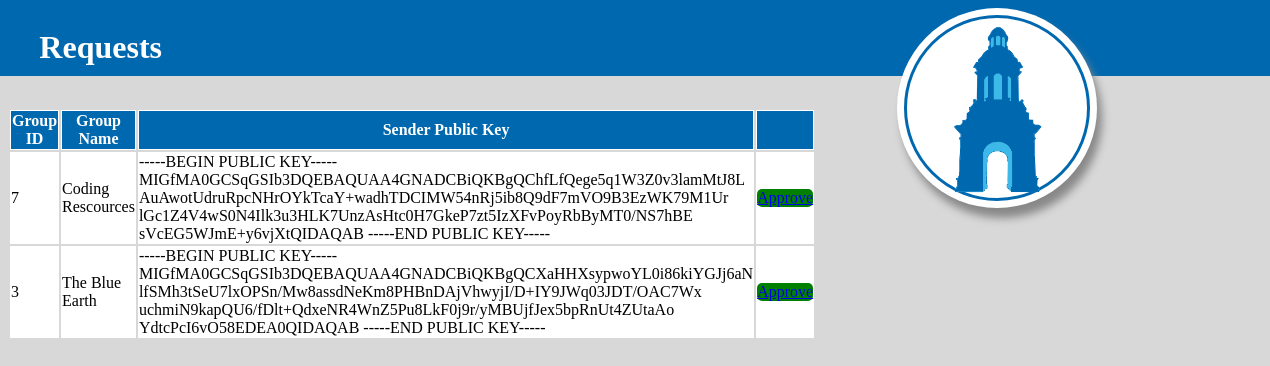
Page /kms/admin (signed in) on the earlier database version.
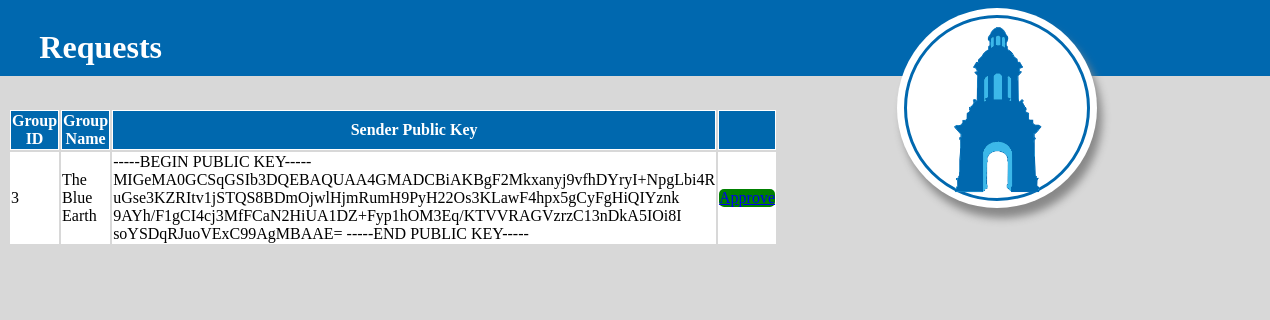
Same page on the later database version.
### kms/models.py (models this page shows)
class Request(models.Model):
    publicKey = models.CharField(max_length=3000)
    groupID = models.CharField(max_length=500)
    groupName = models.CharField(max_length=500)
    requestId = models.AutoField(primary_key=True)

### kms/views.py (the view)
# urls.py: path('admin', views.viewRequests, name='submit'),
@login_required
def viewRequests(req):
    requests = Request.objects.all()
    requestList = []
    for request in requests:
        requestList.append(request)
    context = {"requests":requestList}
    return render(req, './admin.html', context)

### kms/templates/admin.html
<!DOCTYPE html>
<html>
<head>
        {% load static %}
      {% load static %}
    {% load static %}
      <link rel="stylesheet"  href = "{% static 'CSS/admin.css'%}" >
	<div style = "height:10vh;width:110vw;position:absolute;left:-5vw;top:-.5vh;background-color:#0068AF"></div>
	<div style = "height:12.5vh;position:relative">
        <h1 style = "float:left;margin-left:2.5%;color:white">Requests</h1>
		<div style = "height:25vh;width:25vh;background-color:white;border-radius:100%;margin-left:70vw;position:relative;box-shadow: 5px 10px 8px #888888;">
			<div style = "height:90%;width:90%;text-align:center;margin: 0;position: absolute;top: 50%;left: 50%;margin-right: -50%;transform: translate(-50%, -50%);border: 3px solid #0068AF;border-radius:100%">
				<div style = "height:100%;width:100%;border-radius:100%;margin:auto;position:relative;">
					<img style = "height:100%" src = "{% static './images/camponile2.png'%}" />
				</div>
			</div>
		</div>
	</div>
</head>
<body style = "background-color:#d8d8d8">
    <table style="width:50%">
        <tr>
            <th>Group ID</th>
            <th>Group Name</th>
            <th class = "publicKey">Sender Public Key</th>
            <th></th>
        </tr>
        {% for request in requests %}
                <tr>
                    <td>{{request.groupID}}</td>
                    <td>{{request.groupName}}</td>
                    <td ><div class = "scrollable">{{request.publicKey}}</div></td>
                    <td><div class = "approveButton"><a href = "./approve/{{request.requestId}}">Approve</div></td>
                </tr>
		{% endfor %}
        </table>
</body>
</html>

### kms/static/CSS/admin.css (style rules this page uses)
th { background-color:#0068ae; color:white; border:solid white 1px; }
td { background-color:white; }
.approveButton { background-color:green; height:30%; width:100%; border-radius:5px }
.publicKey { overflow: hidden; }
.scrollable { width: 100%; height: 100%; margin: 0; padding: 0; overflow: auto; }

Differences in the rows shown:
removed Request: groupID "7", groupName "Coding Rescources", publicKey "-----BEGIN PUBLIC KEY----- MIGfMA0GCSqGSIb3DQEBAQUAA4GNADCBiQKBgQChfLfQege5q1W3Z0v3lamMtJ8L AuAwotUdruRpcNHrOYkTcaY+wadhTDCIMW54nRj5ib8Q9dF7mVO9B3EzWK79M1Ur lGc1Z4V4wS0N4Ilk3u3HLK7UnzAsHtc0H7GkeP7zt5IzXFvPoyRbByMT0/NS7hBE sVcEG5WJmE+y6vjXtQIDAQAB -----END PUBLIC KEY-----"
removed Request: groupID "3", groupName "The Blue Earth", publicKey "-----BEGIN PUBLIC KEY----- MIGfMA0GCSqGSIb3DQEBAQUAA4GNADCBiQKBgQCXaHHXsypwoYL0i86kiYGJj6aN lfSMh3tSeU7lxOPSn/Mw8assdNeKm8PHBnDAjVhwyjI/D+IY9JWq03JDT/OAC7Wx uchmiN9kapQU6/fDlt+QdxeNR4WnZ5Pu8LkF0j9r/yMBUjfJex5bpRnUt4ZUtaAo YdtcPcI6vO58EDEA0QIDAQAB -----END PUBLIC KEY-----"
added Request: groupID "3", groupName "The Blue Earth", publicKey "-----BEGIN PUBLIC KEY----- MIGeMA0GCSqGSIb3DQEBAQUAA4GMADCBiAKBgF2Mkxanyj9vfhDYryI+NpgLbi4R uGse3KZRItv1jSTQS8BDmOjwlHjmRumH9PyH22Os3KLawF4hpx5gCyFgHiQIYznk 9AYh/F1gCI4cj3MfFCaN2HiUA1DZ+Fyp1hOM3Eq/KTVVRAGVzrzC13nDkA5IOi8I soYSDqRJuoVExC99AgMBAAE= -----END PUBLIC KEY-----"
